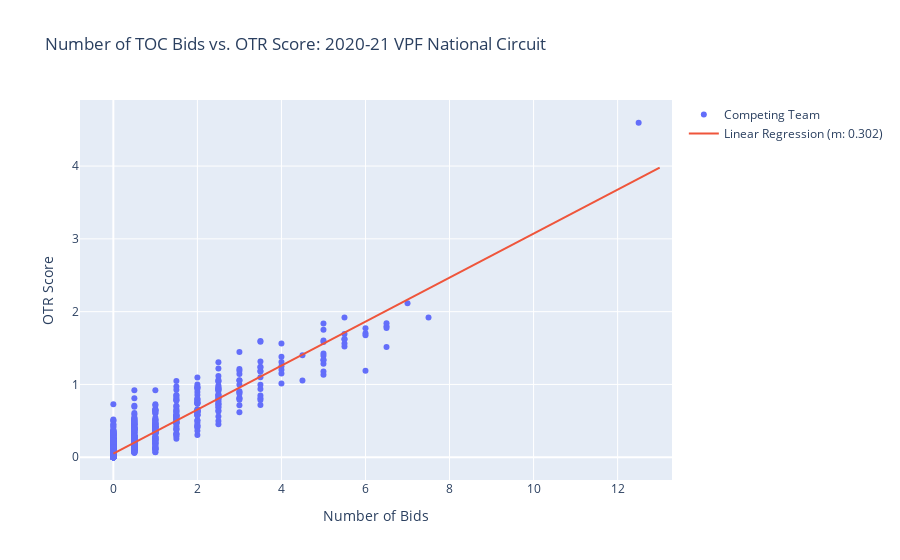

The cell this chart's notebook holds for it:
### Markdown cell above
## Create our scatter plot with Plotly

### Code cell
layout = go.Layout(
    title = "Number of TOC Bids vs. OTR Score: 2020-21 VPF National Circuit", 
    xaxis = {"title": "Number of Bids"}, 
    yaxis = {"title": "OTR Score"}
)

fig = go.Figure(layout=layout)

fig.add_trace(go.Scatter(
    x = independentData,
    y = dependentData,
    mode = 'markers',
    name = "Competing Team"
))

fig.add_trace(go.Scatter(
    x = LRX,
    y = LRY,
    mode = 'lines', 
    name = f"Linear Regression (m: {round(m, 3)})"
))

iplot(fig)

### Figure 1 — Plotly figure (JSON) as saved in the notebook; plotly's stock layout.template omitted (floating-point values rounded to 4 significant figures; data arrays with more than 128 entries replaced by an {"elided": "..."} marker saying what was removed)
{"data": [{"mode": "markers", "name": "Competing Team", "type": "scatter", "x": {"elided": "2592 float values"}, "y": {"elided": "2592 float values"}}, {"mode": "lines", "name": "Linear Regression (m: 0.302)", "type": "scatter", "x": [0, 13], "y": [0.04887, 3.977]}], "layout": {"title": {"text": "Number of TOC Bids vs. OTR Score: 2020-21 VPF National Circuit"}, "xaxis": {"title": {"text": "Number of Bids"}}, "yaxis": {"title": {"text": "OTR Score"}}}}
